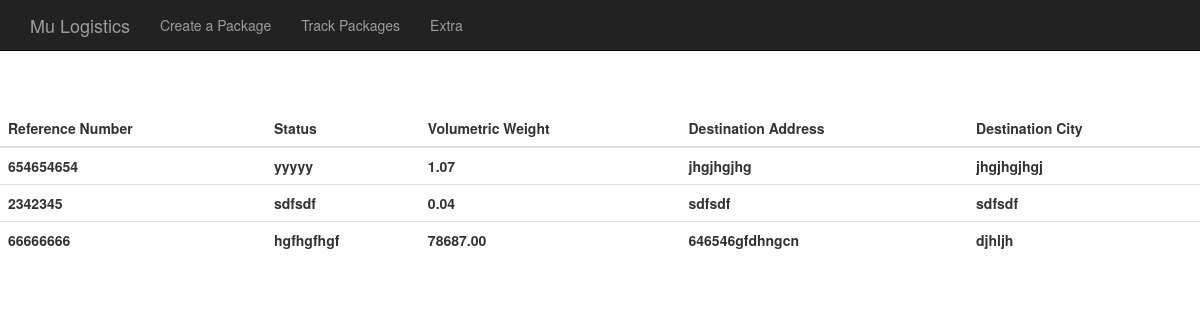
The app's page /packages/index/ (signed in), older data.
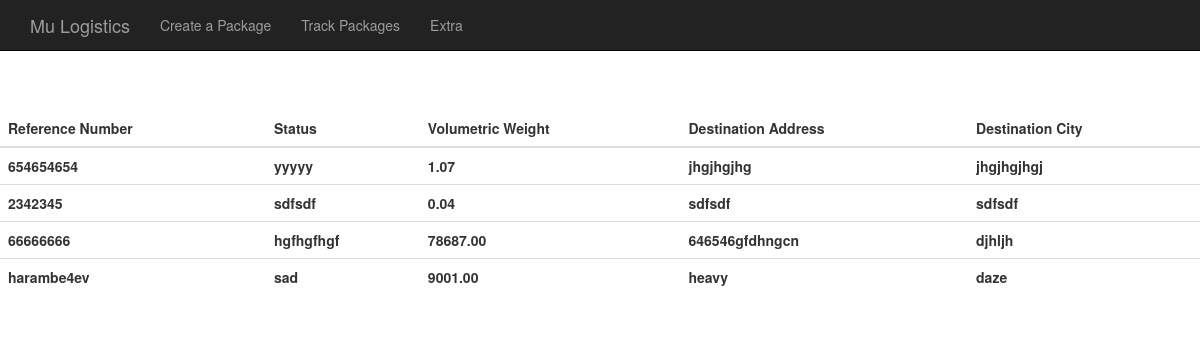
The same page, newer data.
### packages/models.py (models this page shows, shortened)
class Package(models.Model):
    user = models.ForeignKey(User, default=1)
    reference_number = models.CharField(max_length=10)
    status = models.CharField(max_length=50)
    volumetric_weight = models.DecimalField(max_digits=10, decimal_places=2)
    client_address = models.CharField(max_length=50)
    client_city = models.CharField(max_length=50)
    receiver_address = models.CharField(max_length=50)
    receiver_city = models.CharField(max_length=50)
    id_required = models.BooleanField(default=True)

### packages/views.py (the view)
def index(request):
    if not request.user.is_authenticated():
        return render(request, 'packages/login_user.html')
    else:
        packs = Package.objects.filter(user=request.user)
        query = request.GET.get("q")
        if query:
            packs = packs.filter(
                Q(reference_number__icontains=query) |
                Q(status__icontains=query)
            ).distinct()
            return render(request, 'packages/index.html', {
                'packages': packs,
            })
        else:
            return render(request, 'packages/index.html', {'packages': packs})

### packages/templates/packages/index.html (shortened to what this page needs)
{% extends "packages/base.html" %}
{% block navlist %}
    <li><a href="/create_package">Create a Package</a></li>
    <li><a href="/track_packages">Track Packages</a></li>
    <li><a href="/extra">Extra</a></li>
{% endblock %}
{% block content %}
  <div class="row">
    <div class="col-md-12">
      <table id = "index_table" class = "table">
        <thead>
          <tr>
            <th>Reference Number</th>
            <th>Status</th>
            <th>Volumetric Weight</th>
            <th>Destination Address</th>
            <th>Destination City</th>
          </tr>
        </thead>
        <tbody>
          {% for package in packages %}
            <tr>
              <th>{{package.reference_number}}</th>
              <th>{{package.status}}</th>
              <th>{{package.volumetric_weight}}</th>
              <th>{{package.client_address}}</th>
              <th>{{package.client_city}}</th>
            </tr>
          {% endfor %}
        </tbody>
      </table>
    </div>
  </div>
{% endblock %}

Row changes from the older to the newer data that the page shows:
added Package: reference_number "harambe4ev", status "sad", volumetric_weight "9001.00", client_address "heavy", client_city "daze"
